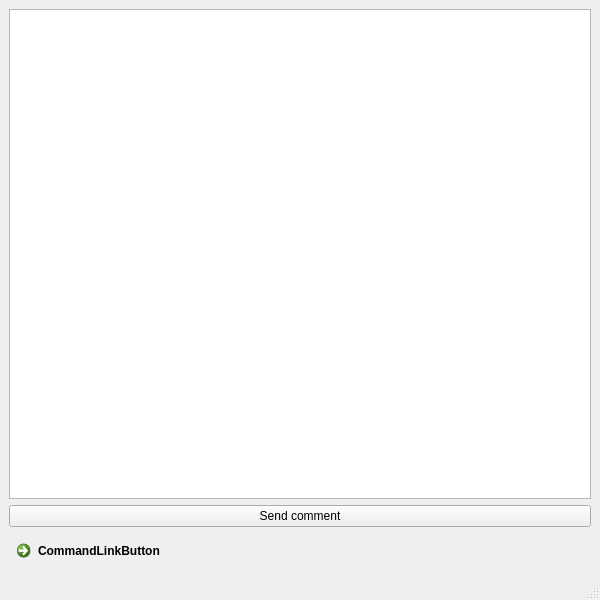
<?xml version="1.0" encoding="UTF-8"?>
<ui version="4.0">
 <class>MainWindow</class>
 <widget class="QMainWindow" name="MainWindow">
  <property name="geometry">
   <rect>
    <x>0</x>
    <y>0</y>
    <width>600</width>
    <height>600</height>
   </rect>
  </property>
  <property name="windowTitle">
   <string>MainWindow</string>
  </property>
  <widget class="QWidget" name="centralwidget">
   <layout class="QVBoxLayout" name="verticalLayout">
    <item>
     <widget class="QTextBrowser" name="textBrowser"/>
    </item>
    <item>
     <widget class="QPushButton" name="SendButton">
      <property name="text">
       <string>Send comment</string>
      </property>
     </widget>
    </item>
    <item>
     <widget class="QCommandLinkButton" name="BackButton">
      <property name="text">
       <string>CommandLinkButton</string>
      </property>
     </widget>
    </item>
   </layout>
  </widget>
  <widget class="QMenuBar" name="menubar">
   <property name="geometry">
    <rect>
     <x>0</x>
     <y>0</y>
     <width>600</width>
     <height>22</height>
    </rect>
   </property>
  </widget>
  <widget class="QStatusBar" name="statusbar"/>
 </widget>
 <resources/>
 <connections/>
</ui>
